Frame 1 (no input): blank canvas, image omitted
Frame 60 (the mouse pressed at the canvas centre just before this capture): blank canvas, image omitted
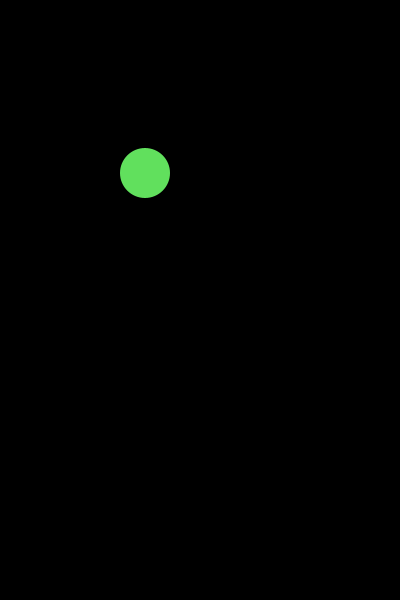
Frame 120 (the mouse held since frame 60 and released just before this capture)

The Processing sketch whose frames 1 and 60 were blank and that drew this single picture after the mouse press (run headless with seeded random() and noise(); from frame 60 on, the mouse is pressed at the canvas centre):

// Processing sketch: processing_17819
// ── processing_17819.pde

color c, r, g, b, a;
boolean waiting;
int len, count, x, y, turn, reactionTime;
ArrayList history = new ArrayList();
float distthresh = 200;

void setup(){
  size(400, 600);
  background(0, 0, 0, 50);
  smooth();
  stroke(255);
  clear();
  waiting = true;
  turn = 0;
  reactionTime = 0;
  len = int(random(100));
}

void clear(){
  noStroke();
  fill(0, 0, 0, 255);
  rect(0, 0, 400, 400);
  waiting = true;
  turn++;
  reactionTime = 0;
}

void draw(){
  if(!waiting){
    reactionTime++;
  }

  if(count == len && waiting == true){
    r = int(random(200)) + 55;
    g = int(random(200)) + 55;
    b = int(random(200)) + 55;
    a = int(random(150)) + 105;
    
    fill(r, g, b, a);
    x = int(random(300)) + 50;
    y = int(random(270)) + 50;
    
    ellipse(x, y , 50, 50);
    waiting = false;
    count = 0;
    reactionTime = 0;

  }
  count++;
}

void mouseClicked(){ 
    if(abs(x - mouseX) < 25 && abs(y - mouseY) < 25){
      stroke(255, 20);
      PVector d = new PVector(turn*5, height - reactionTime,0);
      history.add(0,d);
   
      for (int p=0; p<history.size(); p++){
        PVector v = (PVector) history.get(p);
        float joinchance = p/history.size() + d.dist(v)/distthresh;
        if (joinchance < random(0.4))  line(d.x,d.y,v.x,v.y);
  }
  
     /*PVector e = new PVector(turn*5, height - 20 -sqrt((x-mouseX)*(x-mouseX)+(y-mouseY)*(y-mouseY)),0);
      history.add(0,e);
   
      for (int p=0; p<history.size(); p++){
        PVector v = (PVector) history.get(p);
        float joinchance = p/history.size() + e.dist(v)/distthresh;
        if (joinchance < random(0.4))  line(e.x,e.y,v.x,v.y);
  }*/
      waiting = true;
      len = int(random(100));
      count = 0;
      clear();
  }
}
